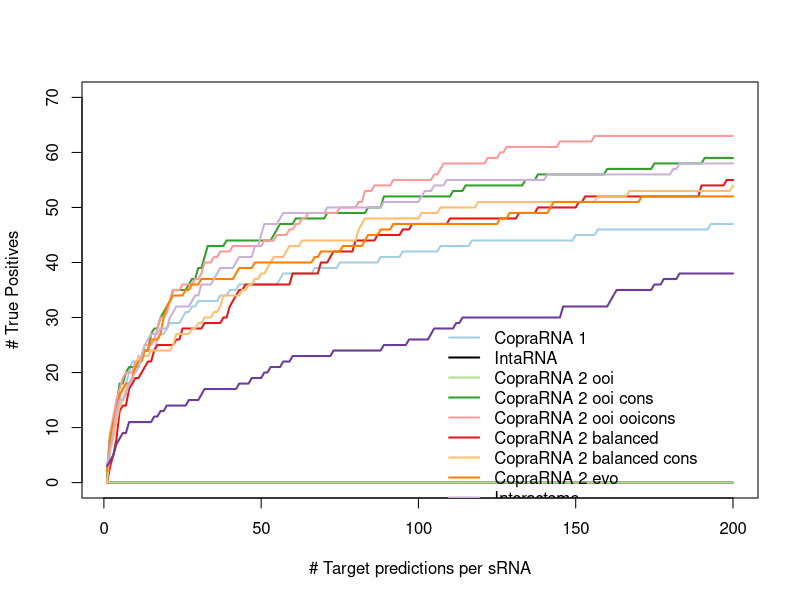
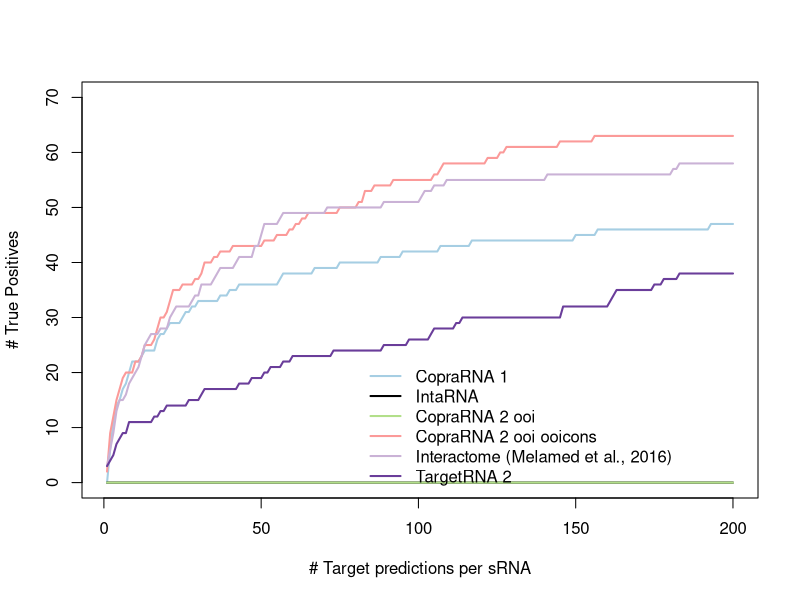

Write R code to recreate these figures, in order.
d <- read.table("benchmark_no_stm.csv", sep=";", header=T)
d_t2 <- read.table("benchmark_targetrna2_no_stm.csv", sep=";", header=T)

# CopraRNA 1
c1 <- d$c1_rank
c1_cumulated <- c()

# CopraRNA 2 ooi
c2_ooi <- d$c2_ooi
c2_ooi_cumulated <- c()

# CopraRNA2 ooi cons
c2_ooi_cons <- d$c2_ooi_cons
c2_ooi_cons_cumulated <- c()

# CopraRNA2 ooi ooicons
c2_ooi_ooicons <- d$c2_ooi_ooicons
c2_ooi_ooicons_cumulated <- c()

# CopraRNA2 balanced
c2_bal <- d$c2_bal
c2_bal_cumulated <- c()

# CopraRNA2 balanced cons
c2_bal_cons <- d$c2_bal_cons
c2_bal_cons_cumulated <- c()

# CopraRNA 2 evo
c2_evo <- d$c2_evo
c2_evo_cumulated <- c()

# IntaRNA
intarna <- d$intarna
intarna_cumulated <- c()

# interactome
interactome <- d$interactome
interactome_cumulated <- c()

# TargetRNA2
targetrna <- d_t2$targetrna2
targetrna_cumulated <- c()

for (i in 1:200) {
    # CopraRNA 1
    c1_cumulated <- c(c1_cumulated, length(which(c1<=i)))
    # CopraRNA 2 ooi
    c2_ooi_cumulated <- c(c2_ooi_cumulated, length(which(c2_ooi<=i)))
    # CopraRNA2 ooi cons
    c2_ooi_cons_cumulated <- c(c2_ooi_cons_cumulated,length(which(c2_ooi_cons<=i)))
    # CopraRNA2 ooi ooicons
    c2_ooi_ooicons_cumulated <- c(c2_ooi_ooicons_cumulated, length(which(c2_ooi_ooicons<=i)))
    # CopraRNA2 balanced
    c2_bal_cumulated <- c(c2_bal_cumulated, length(which(c2_bal<=i)))
    # CopraRNA2 balanced cons
    c2_bal_cons_cumulated <- c(c2_bal_cons_cumulated, length(which(c2_bal_cons<=i)))
    # CopraRNA 2 evo 
    c2_evo_cumulated <- c(c2_evo_cumulated, length(which(c2_evo<=i)))
    # IntaRNA
    intarna_cumulated <- c(intarna_cumulated, length(which(intarna<=i)))
    # interactome
    interactome_cumulated <- c(interactome_cumulated, length(which(interactome<=i)))
    # TargetRNA2
    targetrna_cumulated <- c(targetrna_cumulated, length(which(targetrna<=i)))
}

pdf("CopraRNA2_benchmark_no_stm.pdf")
    # CopraRNA 1
    plot(c1_cumulated, type="l", main="", ylab="# True Positives", xlab="# Target predictions per sRNA", ylim=c(0,70), lwd=2, col="#a6cee3")
    # IntaRNA
    lines(intarna_cumulated, col="black", lwd=2)
    # CopraRNA 2 ooi
    lines(c2_ooi_cumulated, col="#b2df8a", lwd=2)
    # CopraRNA2 ooi cons
    lines(c2_ooi_cons_cumulated, col="#33a02c", lwd=2)
    # CopraRNA2 ooi ooicons
    lines(c2_ooi_ooicons_cumulated, col="#fb9a99", lwd=2)
    # CopraRNA2 balanced
    lines(c2_bal_cumulated, col="#e31a1c", lwd=2)
    # CopraRNA2 balanced cons
    lines(c2_bal_cons_cumulated, col="#fdbf6f", lwd=2)
    # CopraRNA 2 evo
    lines(c2_evo_cumulated, col="#ff7f00", lwd=2)
    # interactome
    lines(interactome_cumulated, col="#cab2d6", lwd=2)
    # TargetRNA 2
    lines(targetrna_cumulated, col="#6a3d9a", lwd=2)

    legend(105, 30, c("CopraRNA 1", "IntaRNA", "CopraRNA 2 ooi", "CopraRNA 2 ooi cons", "CopraRNA 2 ooi ooicons", "CopraRNA 2 balanced", "CopraRNA 2 balanced cons", "CopraRNA 2 evo", "Interactome", "TargetRNA 2"), col=c("#a6cee3","black","#b2df8a","#33a02c","#fb9a99","#e31a1c","#fdbf6f","#ff7f00","#cab2d6","#6a3d9a"), lwd=2, bty="n")
dev.off()

pdf("CopraRNA2_benchmark_no_stm_trunc.pdf")
    # CopraRNA 1
    plot(c1_cumulated, type="l", main="", ylab="# True Positives", xlab="# Target predictions per sRNA", ylim=c(0,70), lwd=2, col="#a6cee3")
    # IntaRNA
    lines(intarna_cumulated, col="black", lwd=2)
    # CopraRNA 2 ooi
    lines(c2_ooi_cumulated, col="#b2df8a", lwd=2)
    # CopraRNA2 ooi ooicons
    lines(c2_ooi_ooicons_cumulated, col="#fb9a99", lwd=2)
    # interactome
    lines(interactome_cumulated, col="#cab2d6", lwd=2)
    # TargetRNA 2
    lines(targetrna_cumulated, col="#6a3d9a", lwd=2)

    legend(80, 23, c("CopraRNA 1", "IntaRNA", "CopraRNA 2 ooi", "CopraRNA 2 ooi ooicons", "Interactome (Melamed et al., 2016)", "TargetRNA 2"), col=c("#a6cee3","black","#b2df8a","#fb9a99","#cab2d6","#6a3d9a"), lwd=2, bty="n")
dev.off()




